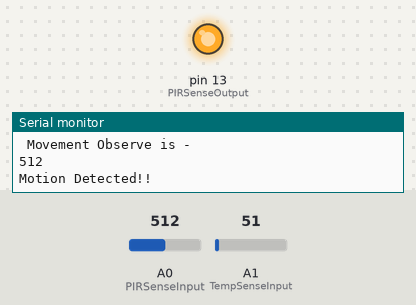
This sketch was run on a simulated Arduino Uno, built with avr-gcc and run on an emulated ATmega328P. Shown: output pins drawn as LEDs (lit = HIGH), the last lines printed to the serial monitor. The test bench sets the inputs (shaded band); at power-on: A0 (PIRSenseInput) = 512, A1 (TempSenseInput) = 51.

Above: at 1.8 s.
1.9 s: A0 (PIRSenseInput) set to 214
3.4 s: A0 (PIRSenseInput) set to 182
At 4.9 s:
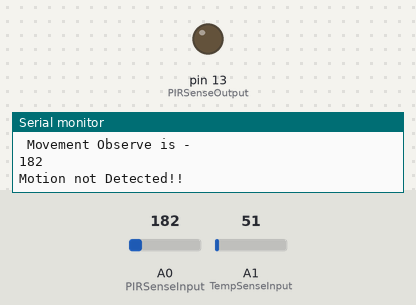
8.8 s: A0 (PIRSenseInput) set to 210
At 9.8 s:
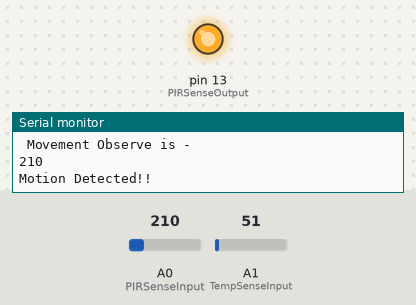
10.9 s: A0 (PIRSenseInput) set to 190
At 12.2 s:
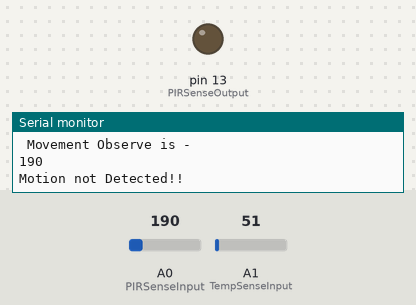
Timing chart, 0 to 13.9 s (numbered marks = the images above; inputs shaded):
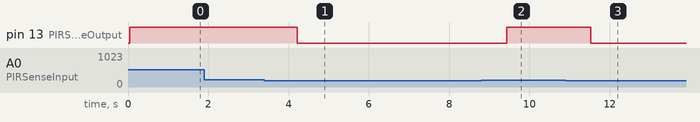

The sketch:

ardunio_project_code.ino
```cpp
int TempSenseInput=A1;
int PIRSenseInput=A0;
int PIRSenseOutput=13;
int TempRead=0;
int PIRValue=0;
void setup(){
  pinMode(TempSenseInput,INPUT);
  pinMode(PIRSenseInput,INPUT);
  pinMode(PIRSenseOutput,OUTPUT);
  Serial.begin(9600);
  }
void loop(){
TempRead=analogRead(TempSenseInput);
PIRValue=analogRead(PIRSenseInput);
float MVRead=(TempRead/1024.0)*5000;
float TempValue=MVRead/10;
  Serial.println("Temperature in Celcius:- ");
  Serial.println(TempValue);
  Serial.println(" C");
  if(TempValue<0)
  {
    Serial.println("Too Cold");
  }
  else{
    if(TempValue>=0 and TempValue<=50){
      Serial.println("Normal Situation");
    }
    else{
      if(TempValue>50 and TempValue<=60){
        Serial.println("Too Hot to live ");
      }
      else{
      Serial.println("Dangerous!! Escape as soon as possible ");
      }
    }
  }

  Serial.println(" Movement Observe is - ");
  Serial.println(PIRValue);
  if(PIRValue>=200)
  {
    Serial.println("Motion Detected!!");
    digitalWrite(PIRSenseOutput,HIGH);
  }
  else{
    Serial.println("Motion not Detected!!");
    digitalWrite(PIRSenseOutput,LOW);
  }
delay(1000);
}
```

Measured:
- the behaviour switches between 200 and 199 on A0 (PIRSenseInput) (found by bisection; images 0 and 1)
- after the input at 3.4 s, pin 13 (PIRSenseOutput): HIGH → LOW after 0.81 s
- after the input at 8.8 s, pin 13 (PIRSenseOutput): LOW → HIGH after 0.64 s
- after the input at 10.9 s, pin 13 (PIRSenseOutput): HIGH → LOW after 0.63 s
